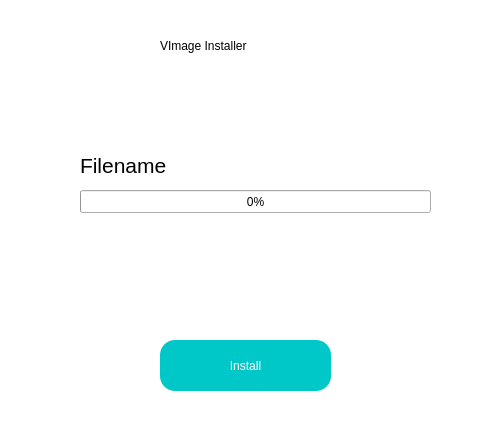
<?xml version="1.0" encoding="UTF-8"?>
<ui version="4.0">
 <class>VImage</class>
 <widget class="QWidget" name="VImage">
  <property name="geometry">
   <rect>
    <x>0</x>
    <y>0</y>
    <width>493</width>
    <height>427</height>
   </rect>
  </property>
  <property name="windowTitle">
   <string>VImage Installer</string>
  </property>
  <property name="styleSheet">
   <string notr="true">#VImage{
	background:rgb(255,255,255);
}

QPushButton{
	background:rgb(0,200,200);
font: 25pt &quot;Impact&quot;;
border-radius:15px;
color:white;

}

QPushButton:pressed{
	background:rgb(0,200,230);
font: 25pt &quot;Impact&quot;;
border-radius:15px;
color:white;

}
QPushButton:hover{
	background:rgb(0,200,150);
font: 25pt &quot;Impact&quot;;
border-radius:15px;
color:white;
}</string>
  </property>
  <widget class="QPushButton" name="pushButton">
   <property name="geometry">
    <rect>
     <x>160</x>
     <y>340</y>
     <width>171</width>
     <height>51</height>
    </rect>
   </property>
   <property name="styleSheet">
    <string notr="true"/>
   </property>
   <property name="text">
    <string>Install</string>
   </property>
  </widget>
  <widget class="QProgressBar" name="progressBar">
   <property name="geometry">
    <rect>
     <x>80</x>
     <y>190</y>
     <width>351</width>
     <height>23</height>
    </rect>
   </property>
   <property name="value">
    <number>0</number>
   </property>
  </widget>
  <widget class="QLabel" name="label">
   <property name="geometry">
    <rect>
     <x>160</x>
     <y>10</y>
     <width>221</width>
     <height>71</height>
    </rect>
   </property>
   <property name="styleSheet">
    <string notr="true">font: 26pt &quot;Impact&quot;;</string>
   </property>
   <property name="text">
    <string>VImage Installer</string>
   </property>
  </widget>
  <widget class="QLabel" name="label_2">
   <property name="geometry">
    <rect>
     <x>80</x>
     <y>155</y>
     <width>311</width>
     <height>21</height>
    </rect>
   </property>
   <property name="styleSheet">
    <string notr="true">font:16pt;</string>
   </property>
   <property name="text">
    <string>Filename</string>
   </property>
  </widget>
 </widget>
 <resources/>
 <connections/>
</ui>
